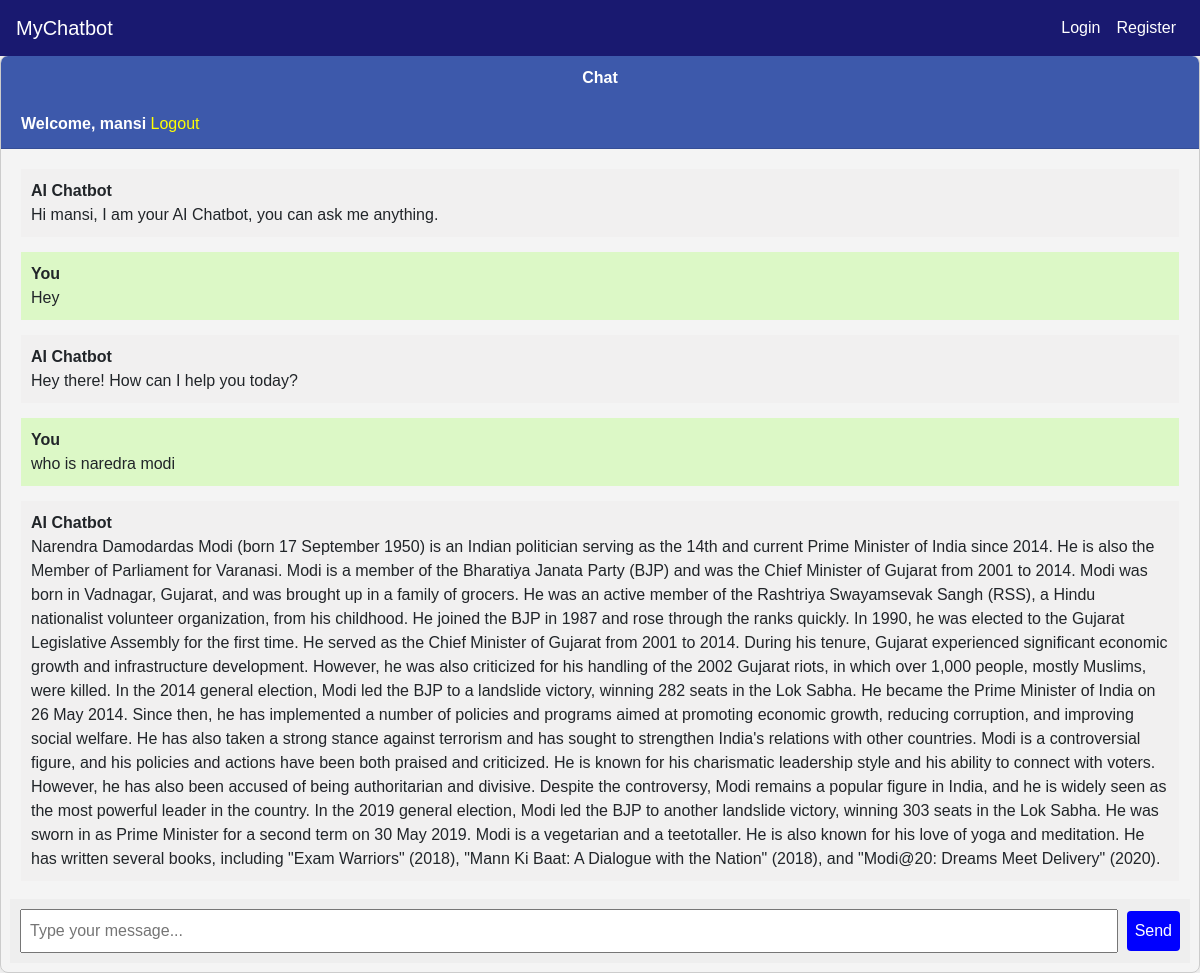
The app's page / (signed in) with its own data.
### chatbot/models.py (models this page shows, shortened)
class Chat(models.Model):
    user = models.ForeignKey(User, on_delete=models.CASCADE)
    message = models.TextField()
    response = models.TextField()
    created_at = models.DateTimeField(auto_now_add=True)

### chatbot/views.py (the view)
# urls.py: path('', views.chatbot, name="chatbot"),
def chatbot(request):
    chats = Chat.objects.filter(user=request.user)
    if request.method == 'POST':
        message = request.POST.get('message')
        response = generate(message)
        chat = Chat(user=request.user, message=message, response=response, created_at=timezone.now())
        chat.save()
        return JsonResponse({'message': message, 'response': response})
    return render(request, 'chatbot.html', {'chats': chats})

### chatbot/templates/chatbot.html (shortened to what this page needs)
{% extends 'base.html' %}
    {% block content %}
    <div class="chat-container">
        <div class="chat-header"><b>Chat</b></div>
        {% if user.is_authenticated %}
        <div class="card-header text-white" style="background-color: #3D59AB;"><b>Welcome, {{user.username}}</b> <a style="color: yellow;" href="logout">Logout</a></div>
        {% endif %}
        <div class="card-body messages-box">
            <ul class="list-unstyled messages-list">
                <li class="message received">
                    <div class="message-text">
                        <div class="message-sender">
                            <b>AI Chatbot</b>
                        </div>
                        <div class="message-content">
                            Hi {{user.username}}, I am your AI Chatbot, you can ask me anything.
                        </div>
                    </div>
                </li>
                {% for chat in chats %}
                {% if chat.user == request.user %}
                <li class="message sent">
                    <div class="message-text">
                        <div class="message-sender">
                            <b>You</b>
                        </div>
                        <div class="message-content">
                            {{chat.message}}
                        </div>
                    </div>
                </li>
                <li class="message received">
                    <div class="message-text">
                        <div class="message-sender">
                            <b>AI Chatbot</b>
                        </div>
                        <div class="message-content">
                            {{chat.response}}
                        </div>
                    </div>
                </li>
                {% endif %}
                {% endfor %}
            </ul>
        </div>
    </div>
    <form class="message-form">
        <div class="user-input">
            <input type="text" class="message-input" placeholder="Type your message...">
            <div class="input-group-append">
                <button type="submit" class="send-button">Send</button>
            </div>
        </div>
    </form>
    {% endblock %}

### chatbot/templates/base.html (shortened to what this page needs)
<!DOCTYPE html>
<html lang="en">
<head>
  <link rel="stylesheet" href="https://stackpath.bootstrapcdn.com/bootstrap/4.3.1/css/bootstrap.min.css">
</head>
<body>
  <nav class="navbar navbar-expand-lg navbar-dark fixed-top" style="background-color: #191970;">
    <a class="navbar-brand" href="#">MyChatbot</a>
    <div class="navbar-nav my-2 my-lg-0">
      <a class="nav-item nav-link active" href="login">Login</a>
      <a class="nav-item nav-link active" href="register">Register</a>
    </div>
  </nav>
  {% block content %}{% endblock %}
</body>
</html>

### chatbot/templates/chatbot.html (style rules this page uses)
body { font-family: 'Arial', sans-serif; background-color: #f4f4f4; margin: 0; padding: 0; justify-content: center; align-items: center; height: 100vh; }
.chat-container { width: 100%; height: 100%; margin-top: 55px; display: flex; flex-direction: column; border: 1px solid #ccc; border-radius: 8px; overflow: hidden; box-shadow: 0 0 10px rgba(0, 0, 0, 0.1); }
.chat-header { background-color: #3D59AB; color: white; padding: 10px; text-align: center; }
.messages-box { flex: 1; overflow-y: auto; }
.messages-list { padding-left: 0; }
.message { margin-bottom: 15px; list-style: none; }
.message-text { padding: 10px; border-radius: 5px; }
.sent { background-color: #dcf8c6; align-self: flex-end; }
.received { background-color: #f1f0f0; align-self: flex-start; }
.message-form { position: fixed; bottom: 0; left: 0; right: 0; padding: 10px; max-height: 300px; overflow-y: auto; }
.user-input { display: flex; justify-content: space-between; align-items: center; padding: 10px; background-color: #eee; }
.message-input { flex-grow: 1; padding: 8px; margin-right: 10px; }
.send-button { padding: 8px; background-color: blue; color: white; border: none; border-radius: 4px; cursor: pointer; }

### records on screen
Chat: message "Hey", response "Hey there! How can I help you today?"
Chat: message "who is naredra modi", response "Narendra Damodardas Modi (born 17 September 1950) is an Indian politician serving as the 14th and current Prime Minister of India since 2014. He is also the Member of Parliament for Varanasi. Modi is a member of the Bharatiya Janata Party (BJP) and was the Chief Minister of Gujarat from 2001 to 2014. Modi was born in Vadnagar, Gujarat, and was brought up in a family of grocers. He was an active member of the Rashtriya Swayamsevak Sangh (RSS), a Hindu nationalist volunteer organization, from his childhood. He joined the BJP in 1987 and rose through the ranks quickly. In 1990, he was elected to the Gujarat Legislative Assembly for the first time. He served as the Chief Minister of Gujarat…"

### other values on screen
{{ user.username }} "mansi"
